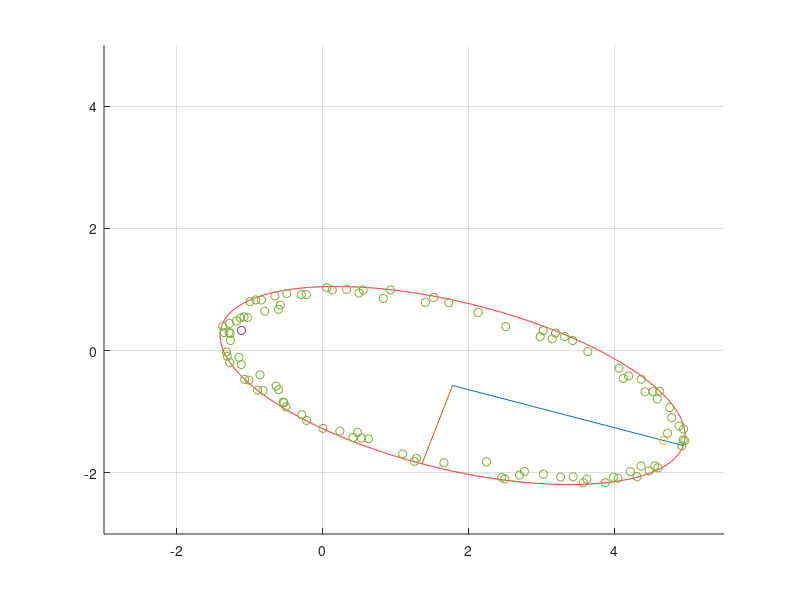

The MATLAB script that drew this image:
format long; figure; hold on; grid on;


in = fscanf(fopen('podatki.txt','r'),'%f,%f', [2, Inf]);

A = zeros(length(in), 5);
for i = 1:length(in)
    A(i,:) = [in(1,i).^2, in(1,i).*in(2,i), in(2,i).^2, in(1,i), in(2,i)];
end
[Q,R] = qr(A);
b = Q(:,1:5)' * ones(length(in),1);
x = R(1:5,1:5)\b

% scatter(in(1,:), in(2,:),'');
A = x(1);
B = x(2);
C = x(3);
D = x(4);
E = x(5);
f = @(x,y)  A.*x.^2 + B.*x.*y + C.*y.^2 + D.*x + E.*y - 1; 

% g = @(x,y) abs(f(x,y) - )

[X, Y] = meshgrid(-3:0.005:5.5, -3:0.005:5);
Z = f(X,Y);
contour(X, Y, Z, [0,0],'LineColor','r');

okElements = abs(Z)<0.004;
xe = X(okElements)';
ye = Y(okElements)';

xcenter = (2*C*D-B*E)/(B^2-4*A*C);
ycenter = (2*A*E-B*D)/(B^2-4*A*C);
% xe = xe - xcenter;
% ye = ye - ycenter;
% plot(xe,ye,'o');

distances = sqrt((xcenter - xe).^2 + (ycenter - ye).^2);

[a,imax] = max(distances);
xmax = xe(imax);
ymax = ye(imax);
plot([xcenter, xmax], [ycenter, ymax]);

[b,imin] = min(distances);
plot([xcenter, xe(imin)], [ycenter, ye(imin)]);
c = sqrt(a^2 - b^2);
v = [-xcenter+xmax, -ycenter+ymax]*c/a;
F1 = [xcenter, ycenter] + v
plot(F1(1),F1(2),'o');
F2 = [xcenter, ycenter] - v
plot(F2(1),F2(2),'o');

r = 2*a;

count = 0;
points = zeros(length(in), 2);
for i = 1:length(in)
    l1 = sqrt( (in(1,i)-F1(1))^2 + (in(2,i)-F1(2))^2 );
    l2 = sqrt( (in(1,i)-F2(1))^2 + (in(2,i)-F2(2))^2 );
    if(l2 + l1 < r)
        count = count + 1;
        points(count,:) = [in(1,i),in(2,i)];
    end
end
count
plot(points(1:count,1), points(1:count,2), 'o')
% okElements = abs(Z)<0.001;
% xe = X(okElements)';
% xe = xe.^2;
% ye = Y(okElements)';
% ye = ye.^2;
% % plot(xe', ye', 'o')
% 
% g1 = @(x) sqrt((x(1)-xe)^2 + (x(2)-ye)^2) + sqrt((x(3)-xe)^2 + (x(4)-ye)^2)
% g = @(x) sum(abs( max(g1(x)) - min(sqrt((x(1)-xe)^2 + (x(2)-ye)^2) + ((x(3)-xe)^2 + (x(4)-ye)^2)));
